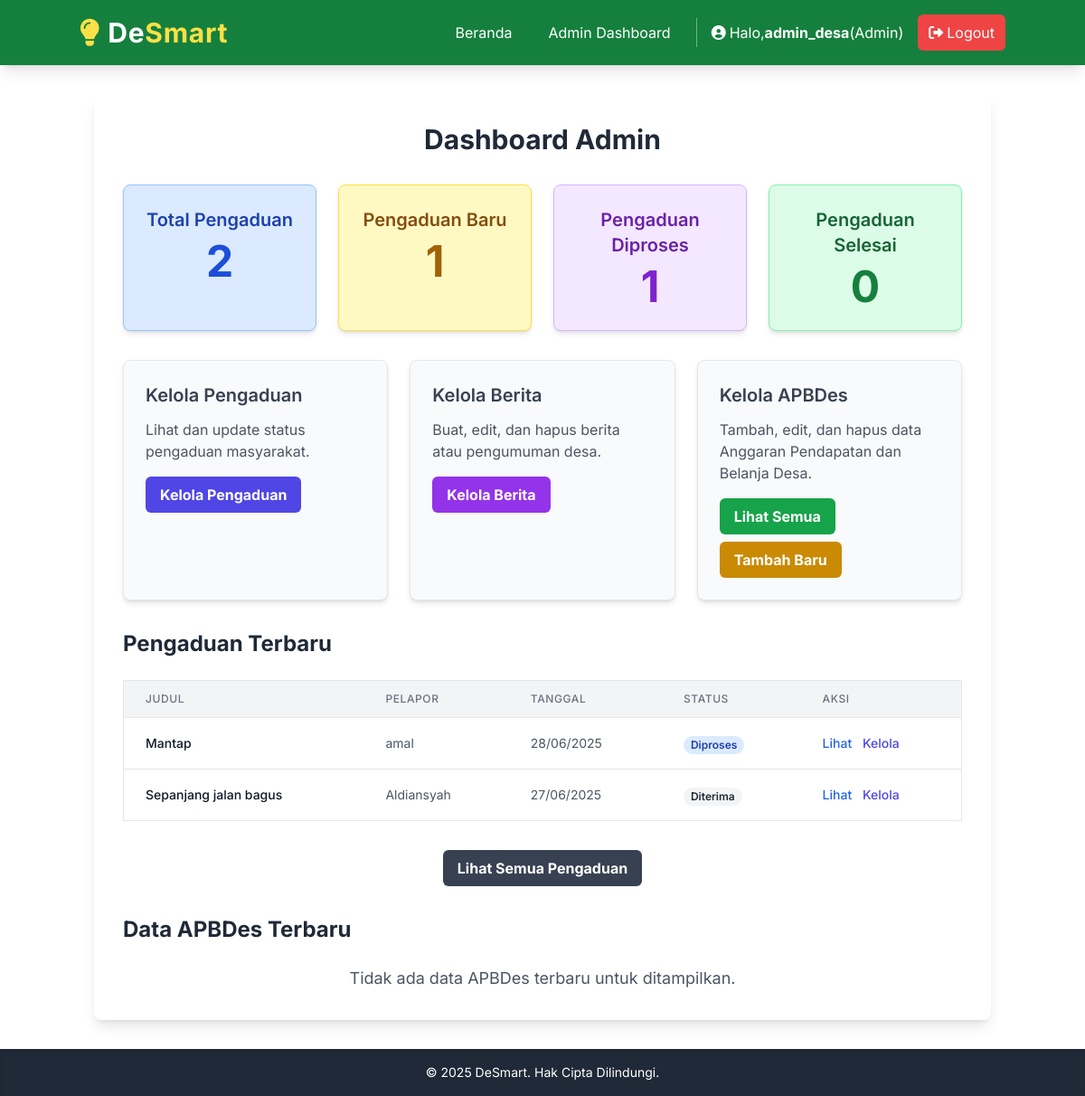
The app's page /admin/dashboard (signed in) with its own data.
### models.py (models this page shows, shortened)
class User(db.Model, UserMixin):
    id = db.Column(db.Integer, primary_key=True)
    username = db.Column(db.String(20), unique=True, nullable=False)
    email = db.Column(db.String(120), unique=True, nullable=False)
    password_hash = db.Column(db.String(255))
    role = db.Column(db.String(20), default='warga', nullable=False) # 'warga' atau 'admin'
    tanggal_daftar = db.Column(db.DateTime, default=datetime.utcnow)
    pengaduan = db.relationship('Pengaduan', backref='pembuat', lazy=True)

class Pengaduan(db.Model):
    id = db.Column(db.Integer, primary_key=True)
    user_id = db.Column(db.Integer, db.ForeignKey('user.id'), nullable=False) # Foreign Key ke tabel user
    judul = db.Column(db.String(100), nullable=False)
    deskripsi = db.Column(db.Text, nullable=False)
    lokasi = db.Column(db.String(200), nullable=True) # Lokasi spesifik dalam teks
    latitude = db.Column(db.Float, nullable=True) # Koordinat GPS Latitude
    longitude = db.Column(db.Float, nullable=True) # Koordinat GPS Longitude
    url_bukti_media = db.Column(db.String(255), nullable=True)
    status = db.Column(db.String(20), default='Diterima', nullable=False) # Status pengaduan: Diterima, Diproses, Selesai, Ditolak
    tanggal_pengaduan = db.Column(db.DateTime, default=datetime.utcnow)
    tanggal_update_status = db.Column(db.DateTime, default=datetime.utcnow, onupdate=datetime.utcnow)
    respon_admin = db.Column(db.Text, nullable=True)

### app.py (the view)
@app.route('/admin/dashboard')
@admin_required
def admin_dashboard():
    total_pengaduan = Pengaduan.query.count()
    pengaduan_baru = Pengaduan.query.filter_by(status='Diterima').count()
    pengaduan_diproses = Pengaduan.query.filter_by(status='Diproses').count()
    pengaduan_selesai = Pengaduan.query.filter_by(status='Selesai').count()
    latest_pengaduans = Pengaduan.query.order_by(Pengaduan.tanggal_pengaduan.desc()).limit(5).all()
    latest_apbdes = APBDes.query.order_by(APBDes.tanggal_unggah.desc()).limit(3).all() # Ambil APBDes terbaru
    return render_template('admin/dashboard.html', title='Dashboard Admin',
                            total_pengaduan=total_pengaduan,
                            pengaduan_baru=pengaduan_baru,
                            pengaduan_diproses=pengaduan_diproses,
                            pengaduan_selesai=pengaduan_selesai,
                            latest_pengaduans=latest_pengaduans,
                            latest_apbdes=latest_apbdes) # Kirim data APBDes terbaru ke template

### app.py (called while the page is built)
@login_manager.user_loader
def load_user(user_id):
    return User.query.get(int(user_id))

def admin_required(f):
    @wraps(f)
    def decorated_function(*args, **kwargs):
        if not current_user.is_authenticated or current_user.role != 'admin':
            flash('Anda tidak memiliki izin untuk mengakses halaman ini.', 'danger')
            return redirect(url_for('index'))
        return f(*args, **kwargs)
    return decorated_function

### templates/admin/dashboard.html (shortened to what this page needs)
{% extends 'layout.html' %}
{% block content %}
    <h2 class="text-3xl font-bold text-center text-gray-800 mb-8">Dashboard Admin</h2>
    <div class="grid grid-cols-1 md:grid-cols-2 lg:grid-cols-4 gap-6 mb-8">
        <div class="bg-blue-100 p-6 rounded-lg shadow-md border border-blue-300 text-center">
            <h3 class="text-xl font-semibold text-blue-800 mb-2">Total Pengaduan</h3>
            <p class="text-5xl font-bold text-blue-700">{{ total_pengaduan }}</p>
        </div>
        <div class="bg-yellow-100 p-6 rounded-lg shadow-md border border-yellow-300 text-center">
            <h3 class="text-xl font-semibold text-yellow-800 mb-2">Pengaduan Baru</h3>
            <p class="text-5xl font-bold text-yellow-700">{{ pengaduan_baru }}</p>
        </div>
        <div class="bg-purple-100 p-6 rounded-lg shadow-md border border-purple-300 text-center">
            <h3 class="text-xl font-semibold text-purple-800 mb-2">Pengaduan Diproses</h3>
            <p class="text-5xl font-bold text-purple-700">{{ pengaduan_diproses }}</p>
        </div>
        <div class="bg-green-100 p-6 rounded-lg shadow-md border border-green-300 text-center">
            <h3 class="text-xl font-semibold text-green-800 mb-2">Pengaduan Selesai</h3>
            <p class="text-5xl font-bold text-green-700">{{ pengaduan_selesai }}</p>
        </div>
    </div>
    <div class="grid grid-cols-1 md:grid-cols-2 lg:grid-cols-3 gap-6 mb-8">
        <div class="bg-gray-50 p-6 rounded-lg shadow-md border border-gray-200">
            <h3 class="text-xl font-semibold text-gray-700 mb-3">Kelola Pengaduan</h3>
            <p class="text-gray-600 mb-4">Lihat dan update status pengaduan masyarakat.</p>
            <a href="{{ url_for('kelola_pengaduan') }}" class="inline-block bg-indigo-600 hover:bg-indigo-700 text-white font-bold py-2 px-4 rounded-md transition-colors">Kelola Pengaduan</a>
        </div>
        <div class="bg-gray-50 p-6 rounded-lg shadow-md border border-gray-200">
            <h3 class="text-xl font-semibold text-gray-700 mb-3">Kelola Berita</h3>
            <p class="text-gray-600 mb-4">Buat, edit, dan hapus berita atau pengumuman desa.</p>
            <a href="{{ url_for('kelola_berita') }}" class="inline-block bg-purple-600 hover:bg-purple-700 text-white font-bold py-2 px-4 rounded-md transition-colors">Kelola Berita</a>
        </div>
        <div class="bg-gray-50 p-6 rounded-lg shadow-md border border-gray-200">
            <h3 class="text-xl font-semibold text-gray-700 mb-3">Kelola APBDes</h3>
            <p class="text-gray-600 mb-4">Tambah, edit, dan hapus data Anggaran Pendapatan dan Belanja Desa.</p>
            <div class="flex flex-wrap gap-2">
                <a href="{{ url_for('kelola_apbdes') }}" class="inline-block bg-green-600 hover:bg-green-700 text-white font-bold py-2 px-4 rounded-md transition-colors">Lihat Semua</a>
                <a href="{{ url_for('buat_apbdes') }}" class="inline-block bg-yellow-600 hover:bg-yellow-700 text-white font-bold py-2 px-4 rounded-md transition-colors">Tambah Baru</a>
            </div>
        </div>
    </div>
    <h3 class="text-2xl font-bold text-gray-800 mb-6">Pengaduan Terbaru</h3>
    {% if latest_pengaduans %}
        <div class="overflow-x-auto mb-8">
            <table class="min-w-full bg-white border border-gray-200 rounded-lg shadow-sm">
                <thead>
                    <tr class="bg-gray-100 border-b border-gray-200">
                        <th class="px-6 py-3 text-left text-xs font-medium text-gray-500 uppercase tracking-wider">Judul</th>
                        <th class="px-6 py-3 text-left text-xs font-medium text-gray-500 uppercase tracking-wider">Pelapor</th>
                        <th class="px-6 py-3 text-left text-xs font-medium text-gray-500 uppercase tracking-wider">Tanggal</th>
                        <th class="px-6 py-3 text-left text-xs font-medium text-gray-500 uppercase tracking-wider">Status</th>
                        <th class="px-6 py-3 text-left text-xs font-medium text-gray-500 uppercase tracking-wider">Aksi</th>
                    </tr>
                </thead>
                <tbody class="divide-y divide-gray-200">
                    {% for pengaduan in latest_pengaduans %}
                        <tr>
                            <td class="px-6 py-4 whitespace-nowrap text-sm font-medium text-gray-900">{{ pengaduan.judul }}</td>
                            <td class="px-6 py-4 whitespace-nowrap text-sm text-gray-600">{{ pengaduan.pembuat.username }}</td>
                            <td class="px-6 py-4 whitespace-nowrap text-sm text-gray-600">{{ pengaduan.tanggal_pengaduan.strftime('%d/%m/%Y') }}</td>
                            <td class="px-6 py-4 whitespace-nowrap">
                                <span class="px-2 inline-flex text-xs leading-5 font-semibold rounded-full
                                    {% if pengaduan.status == 'Selesai' %} bg-green-100 text-green-800
                                    {% elif pengaduan.status == 'Diproses' %} bg-blue-100 text-blue-800
                                    {% elif pengaduan.status == 'Ditolak' %} bg-red-100 text-red-800
                                    {% else %} bg-gray-100 text-gray-800 {% endif %}">
                                    {{ pengaduan.status }}
                                </span>
                            </td>
                            <td class="px-6 py-4 whitespace-nowrap text-sm font-medium">
                                <a href="{{ url_for('detail_pengaduan', pengaduan_id=pengaduan.id) }}" class="text-blue-600 hover:text-blue-900 mr-2">Lihat</a>
                                <a href="{{ url_for('update_pengaduan_status', pengaduan_id=pengaduan.id) }}" class="text-indigo-600 hover:text-indigo-900">Kelola</a>
                            </td>
                        </tr>
                    {% endfor %}
                </tbody>
            </table>
        </div>
        <div class="mt-6 text-center">
            <a href="{{ url_for('kelola_pengaduan') }}" class="inline-block bg-gray-700 hover:bg-gray-800 text-white font-bold py-2 px-4 rounded-md transition-colors">Lihat Semua Pengaduan</a>
        </div>
    {% else %}
        <p class="text-center text-gray-600 text-lg">Tidak ada pengaduan untuk ditampilkan.</p>
    {% endif %}
    <h3 class="text-2xl font-bold text-gray-800 mb-6 mt-8">Data APBDes Terbaru</h3>
    {% if latest_apbdes %}
        <div class="overflow-x-auto">
            <table class="min-w-full bg-white border border-gray-200 rounded-lg shadow-sm">
                <thead>
                    <tr class="bg-gray-100 border-b border-gray-200">
                        <th class="px-6 py-3 text-left text-xs font-medium text-gray-500 uppercase tracking-wider">Tahun</th>
                        <th class="px-6 py-3 text-left text-xs font-medium text-gray-500 uppercase tracking-wider">Judul</th>
                        <th class="px-6 py-3 text-left text-xs font-medium text-gray-500 uppercase tracking-wider">Diunggah</th>
                        <th class="px-6 py-3 text-left text-xs font-medium text-gray-500 uppercase tracking-wider">Aksi</th>
                    </tr>
                </thead>
                <tbody class="divide-y divide-gray-200">
                    {% for apbdes in latest_apbdes %}
                        <tr>
                            <td class="px-6 py-4 whitespace-nowrap text-sm font-medium text-gray-900">{{ apbdes.tahun }}</td>
                            <td class="px-6 py-4 whitespace-nowrap text-sm text-gray-600">{{ apbdes.judul }}</td>
                            <td class="px-6 py-4 whitespace-nowrap text-sm text-gray-600">{{ apbdes.tanggal_unggah.strftime('%d/%m/%Y') }}</td>
                            <td class="px-6 py-4 whitespace-nowrap text-sm font-medium">
                                <a href="{{ url_for('detail_apbdes_publik', apbdes_id=apbdes.id) }}" class="text-blue-600 hover:text-blue-900 mr-2">Lihat</a>
                                {% if apbdes.url_file_apbdes %}
                                    <a href="{{ url_for('uploaded_file', filename=apbdes.url_file_apbdes) }}" target="_blank" class="text-green-600 hover:text-green-900 mr-2">Unduh</a>
                                {% endif %}
                                <a href="{{ url_for('edit_apbdes', apbdes_id=apbdes.id) }}" class="text-indigo-600 hover:text-indigo-900 mr-2">Edit</a>
                                <form action="{{ url_for('hapus_apbdes', apbdes_id=apbdes.id) }}" method="POST" class="inline" onsubmit="return confirm('Apakah Anda yakin ingin menghapus data APBDes ini?');">
                                    {{ form.csrf_token if form is defined and form.csrf_token else '' }}
                                    <button type="submit" class="text-red-600 hover:text-red-900">Hapus</button>
                                </form>
                            </td>
                        </tr>
                    {% endfor %}
                </tbody>
            </table>
        </div>
        <div class="mt-6 text-center">
            <a href="{{ url_for('kelola_apbdes') }}" class="inline-block bg-gray-700 hover:bg-gray-800 text-white font-bold py-2 px-4 rounded-md transition-colors">Lihat Semua Data APBDes</a>
        </div>
    {% else %}
        <p class="text-center text-gray-600 text-lg">Tidak ada data APBDes terbaru untuk ditampilkan.</p>
    {% endif %}
{% endblock %}

### templates/layout.html (shortened to what this page needs)
<!DOCTYPE html>
<html lang="en">
<head>
    <script src="https://cdn.tailwindcss.com"></script>
    <link rel="stylesheet" href="https://cdnjs.cloudflare.com/ajax/libs/font-awesome/6.0.0-beta3/css/all.min.css">
    <link rel="stylesheet" href="{{ url_for('static', filename='css/style.css') }}">
</head>
<body class="min-h-screen flex flex-col">
    <header class="bg-green-700 text-white p-4 shadow-lg sticky top-0 z-50">
        <nav class="container mx-auto flex flex-col md:flex-row justify-between items-center relative">
            <a href="/" class="text-3xl font-bold tracking-wide hover:text-yellow-200 transition-colors duration-200 flex items-center mb-4 md:mb-0">
                <i class="fas fa-lightbulb text-yellow-300 mr-2"></i>
                De<span class="text-yellow-300">Smart</span>
            </a>
            <div id="nav-menu" class="hidden md:flex flex-col md:flex-row items-center space-y-2 md:space-y-0 md:space-x-4 flex-wrap justify-center md:justify-end w-full md:w-auto">
                {% if current_user.is_authenticated %}
                    {% if current_user.role == 'admin' %}
                        <a href="/" class="text-white hover:bg-green-600 px-3 py-2 rounded-md transition-colors w-full md:w-auto text-center">Beranda</a>
                        <a href="{{ url_for('admin_dashboard') }}" class="text-white hover:bg-green-600 px-3 py-2 rounded-md transition-colors w-full md:w-auto text-center">Admin Dashboard</a>
                    {% endif %}
                    <span class="text-white text-base ml-2 md:ml-4 pl-2 md:pl-4 border-l border-white border-opacity-40 py-1 flex items-center w-full md:w-auto justify-center md:justify-start">
                        <i class="fas fa-user-circle mr-1"></i>
                        Halo, <span class="font-bold">{{ current_user.username }}</span>(<span class="capitalize">{{ current_user.role }}</span>)
                    </span>
                    <a href="{{ url_for('logout') }}" class="bg-red-500 hover:bg-red-600 text-white px-3 py-2 rounded-md flex items-center w-full md:w-auto justify-center">
                        <i class="fas fa-sign-out-alt mr-1"></i>Logout
                    </a>
                {% endif %}
            </div>
        </nav>
    </header>
    <main class="container mx-auto px-4 py-8 flex-grow">
        <div class="bg-white p-8 rounded-lg shadow-lg">
            {% block content %}{% endblock %}
        </div>
    </main>
    <footer class="bg-gray-800 text-white p-4 text-center mt-auto shadow-inner">
        <p class="text-sm">&copy; 2025 DeSmart. Hak Cipta Dilindungi.</p>
    </footer>
</body>
</html>

### templates/layout.html (style rules this page uses)
body { font-family: 'Inter', sans-serif; @apply bg-gray-100 text-gray-800; }

### records on screen
User: username "admin_desa", role "Admin"
Pengaduan: judul "Mantap", pembuat.username "amal", tanggal_pengaduan "28/06/2025", status "Diproses"
Pengaduan: judul "Sepanjang jalan bagus", pembuat.username "Aldiansyah", tanggal_pengaduan "27/06/2025", status "Diterima"

### other values on screen
{{ total_pengaduan }} "2"
{{ pengaduan_baru }} "1"
{{ pengaduan_diproses }} "1"
{{ pengaduan_selesai }} "0"
